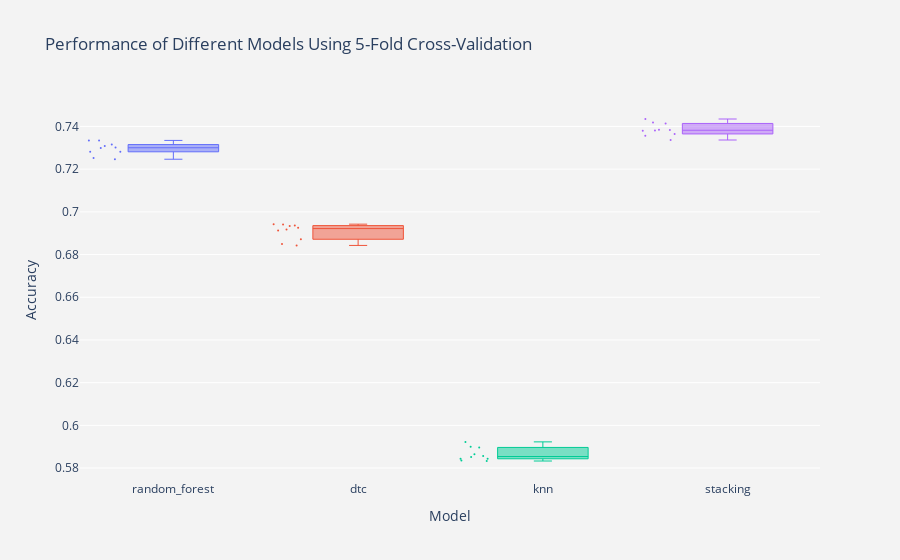

This figure's notebook cell:
### Code cell
#Grafico performance
plot_results(model_scores, name='stacking_model_cv')

### Figure 1 — Plotly figure (JSON) as saved in the notebook; plotly's stock layout.template omitted (floating-point values rounded to 4 significant figures)
{"data": [{"boxpoints": "all", "jitter": 0.5, "line": {"width": 1}, "marker": {"size": 2}, "name": "random_forest", "type": "box", "whiskerwidth": 0.2, "y": [0.7246, 0.7301, 0.7335, 0.7281, 0.7299, 0.7315, 0.7335, 0.7308, 0.7252, 0.7281]}, {"boxpoints": "all", "jitter": 0.5, "line": {"width": 1}, "marker": {"size": 2}, "name": "dtc", "type": "box", "whiskerwidth": 0.2, "y": [0.6843, 0.6872, 0.6936, 0.6918, 0.6913, 0.6926, 0.694, 0.6942, 0.6849, 0.6933]}, {"boxpoints": "all", "jitter": 0.5, "line": {"width": 1}, "marker": {"size": 2}, "name": "knn", "type": "box", "whiskerwidth": 0.2, "y": [0.5852, 0.5843, 0.5897, 0.5857, 0.5923, 0.5899, 0.5865, 0.5843, 0.5833, 0.5835]}, {"boxpoints": "all", "jitter": 0.5, "line": {"width": 1}, "marker": {"size": 2}, "name": "stacking", "type": "box", "whiskerwidth": 0.2, "y": [0.7365, 0.738, 0.7418, 0.7357, 0.7382, 0.7414, 0.7435, 0.7384, 0.7336, 0.7383]}], "layout": {"paper_bgcolor": "rgb(243, 243, 243)", "plot_bgcolor": "rgb(243, 243, 243)", "showlegend": false, "title": {"text": "Performance of Different Models Using 5-Fold Cross-Validation"}, "xaxis": {"title": {"text": "Model"}}, "yaxis": {"title": {"text": "Accuracy"}}}}
